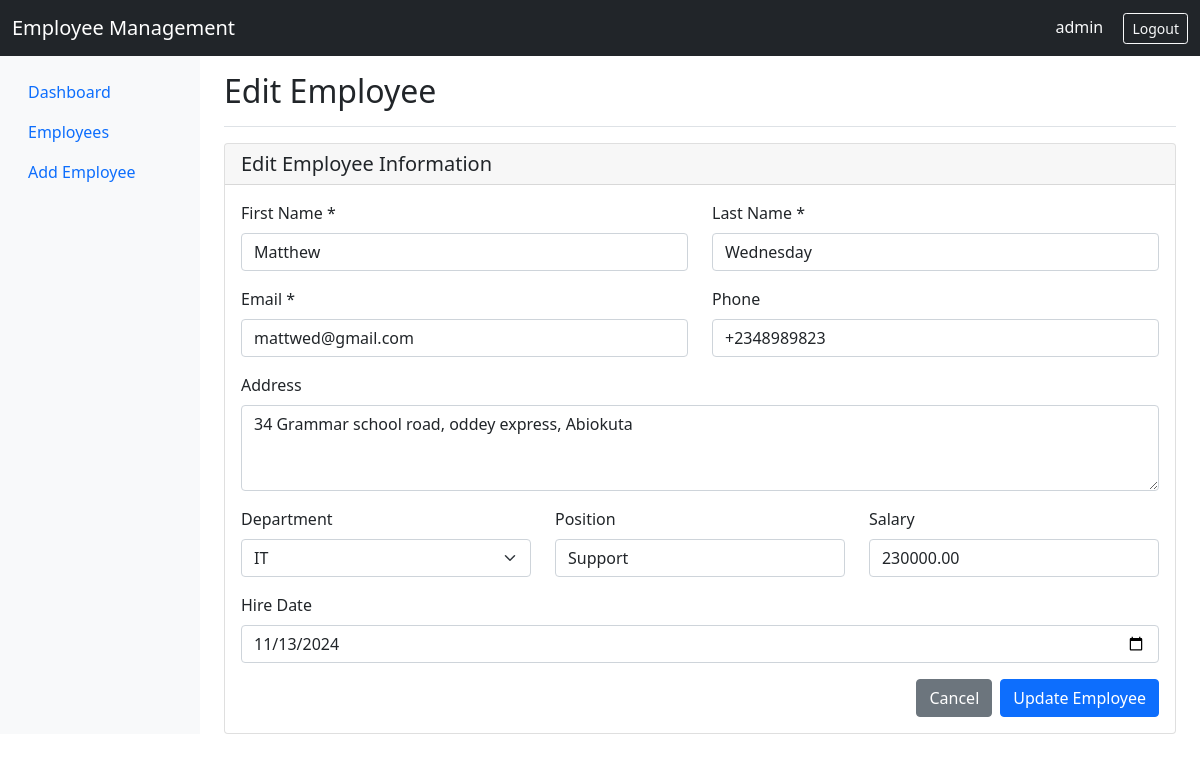
/edit_employee.php?id=2 (signed in), run on the app's committed database.
### tables this page shows
CREATE TABLE `employees` (
  `id` int(11) NOT NULL,
  `first_name` varchar(50) NOT NULL,
  `last_name` varchar(50) NOT NULL,
  `email` varchar(100) NOT NULL,
  `phone` varchar(20) DEFAULT NULL,
  `address` text DEFAULT NULL,
  `department` varchar(50) DEFAULT NULL,
  `position` varchar(50) DEFAULT NULL,
  `salary` decimal(10,2) DEFAULT NULL,
  `hire_date` date DEFAULT NULL,
  `created_at` timestamp NOT NULL DEFAULT current_timestamp()
);

### edit_employee.php (the view, shortened to what this page needs)
<?php
$database = new Database();
$db = $database->getConnection();
$id = $_GET['id'];
$query = "SELECT * FROM employees WHERE id = :id";
$stmt = $db->prepare($query);
$stmt->bindParam(':id', $id);
$stmt->execute();
$employee = $stmt->fetch(PDO::FETCH_ASSOC);
?>
<!DOCTYPE html>
<html lang="en">
<head>
    <link href="https://cdn.jsdelivr.net/npm/bootstrap@5.1.3/dist/css/bootstrap.min.css" rel="stylesheet">
</head>
<body>
    <?php include 'navbar.php'; ?>
    <div class="container-fluid">
        <div class="row">
            <?php include 'sidebar.php'; ?>
            <main class="col-md-9 ms-sm-auto col-lg-10 px-md-4">
                <div class="d-flex justify-content-between flex-wrap flex-md-nowrap align-items-center pt-3 pb-2 mb-3 border-bottom">
                    <h1 class="h2">Edit Employee</h1>
                </div>
                <div class="card">
                    <div class="card-header">
                        <h5 class="mb-0">Edit Employee Information</h5>
                    </div>
                    <div class="card-body">
                        <form method="POST" action="">
                            <div class="row">
                                <div class="col-md-6 mb-3">
                                    <label for="first_name" class="form-label">First Name *</label>
                                    <input type="text" class="form-control" id="first_name" name="first_name"
                                           value="<?php echo $employee['first_name']; ?>" required>
                                </div>
                                <div class="col-md-6 mb-3">
                                    <label for="last_name" class="form-label">Last Name *</label>
                                    <input type="text" class="form-control" id="last_name" name="last_name"
                                           value="<?php echo $employee['last_name']; ?>" required>
                                </div>
                            </div>
                            <div class="row">
                                <div class="col-md-6 mb-3">
                                    <label for="email" class="form-label">Email *</label>
                                    <input type="email" class="form-control" id="email" name="email"
                                           value="<?php echo $employee['email']; ?>" required>
                                </div>
                                <div class="col-md-6 mb-3">
                                    <label for="phone" class="form-label">Phone</label>
                                    <input type="tel" class="form-control" id="phone" name="phone"
                                           value="<?php echo $employee['phone']; ?>">
                                </div>
                            </div>
                            <div class="mb-3">
                                <label for="address" class="form-label">Address</label>
                                <textarea class="form-control" id="address" name="address" rows="3"><?php echo $employee['address']; ?></textarea>
                            </div>
                            <div class="row">
                                <div class="col-md-4 mb-3">
                                    <label for="department" class="form-label">Department</label>
                                    <select class="form-select" id="department" name="department">
                                        <option value="IT" <?php echo ($employee['department'] == 'IT') ? 'selected' : ''; ?>>IT</option>
                                    </select>
                                </div>
                                <div class="col-md-4 mb-3">
                                    <label for="position" class="form-label">Position</label>
                                    <input type="text" class="form-control" id="position" name="position"
                                           value="<?php echo $employee['position']; ?>">
                                </div>
                                <div class="col-md-4 mb-3">
                                    <label for="salary" class="form-label">Salary</label>
                                    <input type="number" step="0.01" class="form-control" id="salary" name="salary"
                                           value="<?php echo $employee['salary']; ?>">
                                </div>
                            </div>
                            <div class="mb-3">
                                <label for="hire_date" class="form-label">Hire Date</label>
                                <input type="date" class="form-control" id="hire_date" name="hire_date"
                                       value="<?php echo $employee['hire_date']; ?>">
                            </div>
                            <div class="d-flex justify-content-end">
                                <a href="view_employee.php?id=<?php echo $employee['id']; ?>" class="btn btn-secondary me-2">Cancel</a>
                                <button type="submit" class="btn btn-primary">Update Employee</button>
                            </div>
                        </form>
                    </div>
                </div>
            </main>
        </div>
    </div>
</body>
</html>

### data on the page
employees: first_name "Matthew", last_name "Wednesday", email "mattwed@gmail.com", phone "+2348989823", address "34 Grammar school road, oddey express, Abiokuta", department "IT", position "Support", salary "230000.00", hire_date "11/13/2024"

### other printed values
$_SESSION['admin_username'] "admin"
